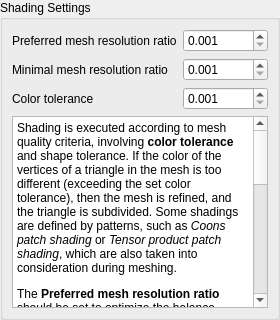
       <widget class="QWidget" name="shadingPage">
        <layout class="QVBoxLayout" name="shadingPageLayout">
         <property name="leftMargin">
          <number>0</number>
         </property>
         <property name="topMargin">
          <number>0</number>
         </property>
         <property name="rightMargin">
          <number>0</number>
         </property>
         <property name="bottomMargin">
          <number>0</number>
         </property>
         <item>
          <widget class="QGroupBox" name="shadingSettingsGroupBox">
           <property name="title">
            <string>Shading Settings</string>
           </property>
           <layout class="QVBoxLayout" name="verticalLayout_2">
            <item>
             <layout class="QGridLayout" name="gridLayout">
              <item row="0" column="0">
               <widget class="QLabel" name="preferredMeshResolutionLabel">
                <property name="text">
                 <string>Preferred mesh resolution ratio</string>
                </property>
               </widget>
              </item>
              <item row="2" column="0">
               <widget class="QLabel" name="colorToleranceLabel">
                <property name="text">
                 <string>Color tolerance</string>
                </property>
               </widget>
              </item>
              <item row="1" column="0">
               <widget class="QLabel" name="minimalMeshResolutionLabel">
                <property name="text">
                 <string>Minimal mesh resolution ratio</string>
                </property>
               </widget>
              </item>
              <item row="0" column="1">
               <widget class="QDoubleSpinBox" name="preferredMeshResolutionEdit">
                <property name="correctionMode">
                 <enum>QAbstractSpinBox::CorrectionMode::CorrectToNearestValue</enum>
                </property>
                <property name="decimals">
                 <number>3</number>
                </property>
                <property name="minimum">
                 <double>0.001000000000000</double>
                </property>
                <property name="maximum">
                 <double>0.100000000000000</double>
                </property>
                <property name="singleStep">
                 <double>0.010000000000000</double>
                </property>
               </widget>
              </item>
              <item row="1" column="1">
               <widget class="QDoubleSpinBox" name="minimalMeshResolutionEdit">
                <property name="correctionMode">
                 <enum>QAbstractSpinBox::CorrectionMode::CorrectToNearestValue</enum>
                </property>
                <property name="decimals">
                 <number>3</number>
                </property>
                <property name="minimum">
                 <double>0.001000000000000</double>
                </property>
                <property name="maximum">
                 <double>0.100000000000000</double>
                </property>
                <property name="singleStep">
                 <double>0.010000000000000</double>
                </property>
               </widget>
              </item>
              <item row="2" column="1">
               <widget class="QDoubleSpinBox" name="colorToleranceEdit">
                <property name="correctionMode">
                 <enum>QAbstractSpinBox::CorrectionMode::CorrectToNearestValue</enum>
                </property>
                <property name="decimals">
                 <number>3</number>
                </property>
                <property name="minimum">
                 <double>0.001000000000000</double>
                </property>
                <property name="maximum">
                 <double>0.100000000000000</double>
                </property>
                <property name="singleStep">
                 <double>0.010000000000000</double>
                </property>
               </widget>
              </item>
             </layout>
            </item>
            <item>
             <widget class="QTextBrowser" name="shadingHelpTextBrowser">
              <property name="html">
               <string>&lt;!DOCTYPE HTML PUBLIC &quot;-//W3C//DTD HTML 4.0//EN&quot; &quot;http://www.w3.org/TR/REC-html40/strict.dtd&quot;&gt;
&lt;html&gt;&lt;head&gt;&lt;meta name=&quot;qrichtext&quot; content=&quot;1&quot; /&gt;&lt;meta charset=&quot;utf-8&quot; /&gt;&lt;style type=&quot;text/css&quot;&gt;
p, li { white-space: pre-wrap; }
hr { height: 1px; border-width: 0; }
li.unchecked::marker { content: &quot;\2610&quot;; }
li.checked::marker { content: &quot;\2612&quot;; }
&lt;/style&gt;&lt;/head&gt;&lt;body style=&quot; font-family:'Segoe UI'; font-size:9pt; font-weight:400; font-style:normal;&quot;&gt;
&lt;p style=&quot; margin-top:12px; margin-bottom:12px; margin-left:0px; margin-right:0px; -qt-block-indent:0; text-indent:0px;&quot;&gt;Shading is executed according to mesh quality criteria, involving &lt;span style=&quot; font-weight:600;&quot;&gt;color tolerance&lt;/span&gt; and shape tolerance. If the color of the vertices of a triangle in the mesh is too different (exceeding the set color tolerance), then the mesh is refined, and the triangle is subdivided. Some shadings are defined by patterns, such as &lt;span style=&quot; font-style:italic;&quot;&gt;Coons patch shading&lt;/span&gt; or &lt;span style=&quot; font-style:italic;&quot;&gt;Tensor product patch shading&lt;/span&gt;, which are also taken into consideration during meshing. &lt;/p&gt;
&lt;p style=&quot; margin-top:12px; margin-bottom:12px; margin-left:0px; margin-right:0px; -qt-block-indent:0; text-indent:0px;&quot;&gt;The &lt;span style=&quot; font-weight:600;&quot;&gt;Preferred mesh resolution ratio&lt;/span&gt; should be set to optimize the balance between the performance of mesh generation and the quality of the mesh. The optimal triangle size is computed as follows: the total meshing area (typically a page) is multiplied by this ratio to determine the triangle size. For example, if we have an A4 page (210 mm x 297 mm), and the ratio is set to 0.01, then the optimal triangle size is computed as 297 * 0.01 = ~3 mm. &lt;/p&gt;
&lt;p style=&quot; margin-top:12px; margin-bottom:12px; margin-left:0px; margin-right:0px; -qt-block-indent:0; text-indent:0px;&quot;&gt;The &lt;span style=&quot; font-weight:600;&quot;&gt;Minimal mesh resolution ratio&lt;/span&gt; is a ratio that determines the minimal triangle size. At this boundary, no triangles are subdivided, regardless of color variation or shape quality. This ratio should be set to a value at which a user can barely recognize patterns on the screen (for example, the triangle size should be &amp;lt; 1 mm). However, this also affects performance, as too many triangles can be generated. &lt;/p&gt;
&lt;p style=&quot; margin-top:12px; margin-bottom:12px; margin-left:0px; margin-right:0px; -qt-block-indent:0; text-indent:0px;&quot;&gt;&lt;span style=&quot; font-weight:600;&quot;&gt;Color tolerance&lt;/span&gt; is the threshold at which two colors are recognized as different. The comparison is done component-wise, so if at least one color component exceeds this parameter, the colors are treated as different. &lt;/p&gt;&lt;/body&gt;&lt;/html&gt;</string>
              </property>
             </widget>
            </item>
           </layout>
          </widget>
         </item>
        </layout>
       </widget>
